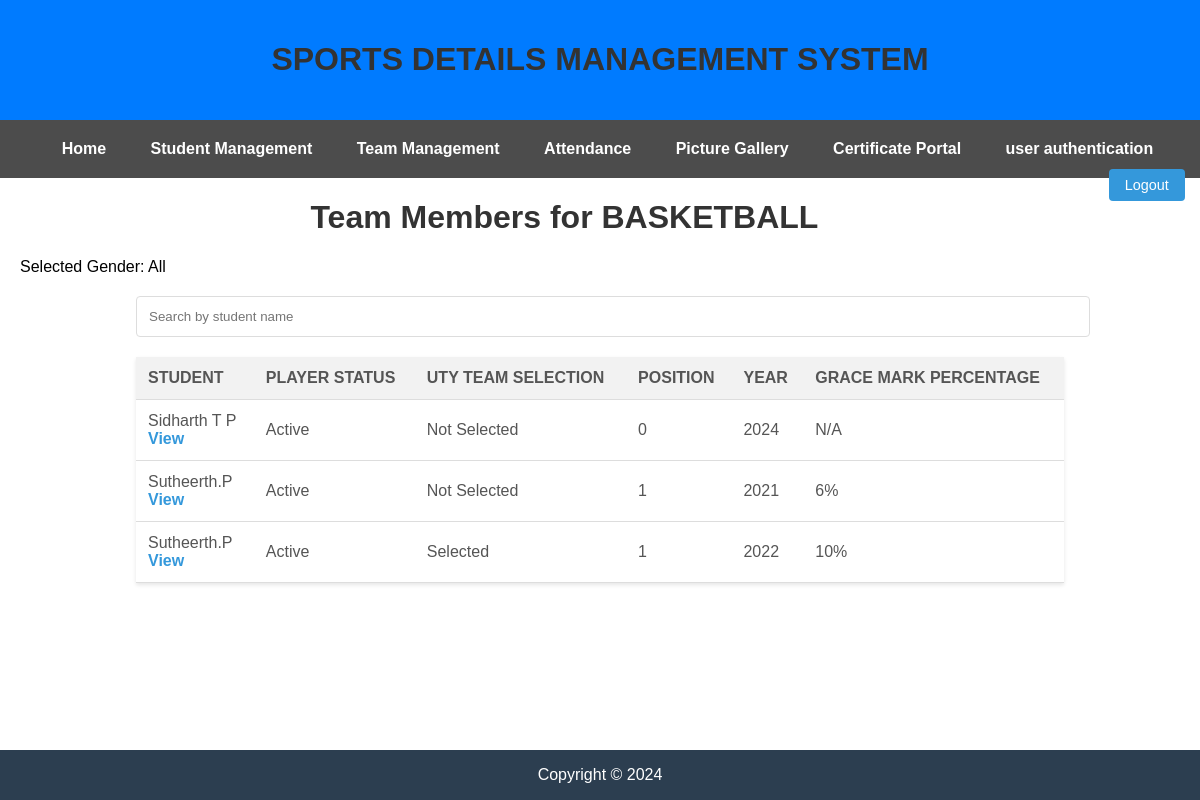
The page /view_players/1/ on the database its author committed.
### SDMSapp/models.py (models this page shows, shortened)
class Item(models.Model):
    item_name = models.CharField(max_length=50)
    ITEM_TYPE = [
         ('SPORTS', 'SPORTS'),
         ('ATHLETICS', 'ATHLETICS'),
    ]
    item_type = models.CharField(max_length=50,  choices=ITEM_TYPE, default='Active')
    no_of_players = models.IntegerField()

class Stud_item(models.Model):
    stud = models.ForeignKey(Student, on_delete=models.CASCADE, null=True)
    item = models.ForeignKey(Item, on_delete=models.CASCADE, null=True)
    PLAYER_STATUS_CHOICES = [
        ('Active', 'Active'),
        ('Inactive', 'Inactive'),
    ]
    player_status = models.CharField(max_length=10, choices=PLAYER_STATUS_CHOICES, default='Active')
    UTY_SELECTION_STATUS_CHOICES = [
        ('Selected', 'Selected'),
        ('Not Selected', 'Not Selected'),
    ]
    uty_team_selection = models.CharField(max_length=20, choices=UTY_SELECTION_STATUS_CHOICES, default='Not Selected')
    position = models.IntegerField(default=0)
    year = models.IntegerField(default=0)
    GENDER_CHOICES = [
        ('Male', 'Male'),
        ('Female', 'Female'),
    ]
    gender = models.CharField(max_length=10, choices=GENDER_CHOICES, default='Male')

class Student(models.Model):
    name = models.CharField(max_length=50)
    year_of_admission = models.IntegerField()
    admission_no = models.IntegerField()
    programme_id = models.ForeignKey(Programme, on_delete=models.CASCADE, null=True)
    uty_reg_no = models.CharField(max_length=50, unique = True)
    GENDER_CHOICES = [
        ('Male', 'Male'),
        ('Female', 'Female'),
    ]
    gender = models.CharField(max_length=10, choices=GENDER_CHOICES, default='Male')
    place = models.CharField(max_length=50)
    department = models.ForeignKey(Department, on_delete=models.CASCADE, null=True)
    phone_number = models.CharField(
        max_length=10,
        validators=[RegexValidator(regex='^\d{10}$', message='Phone number must be 10 to 15 digits')],
        default = 0
    )
    aadhar_number = models.CharField(
        max_length=12,
        validators=[RegexValidator(regex='^\d{12}$', message='Aadhaar number must be exactly 16 digits')],
        default = 0
    )
    dob = models.DateField(null =True)
    city = models.CharField(max_length=50)
    district = models.CharField(max_length=50)
    DISTRICT = [
    ('ALAPPUZHA', 'Alappuzha'),
    ('ERNAKULAM', 'Ernakulam'),
    ('IDUKKI', 'Idukki'),
    ('KANNUR', 'Kannur'),
    ('KASARAGOD', 'Kasaragod'),
    ('KOLLAM', 'Kollam'),
    ('KOTTAYAM', 'Kottayam'),
    ('KOZHIKODE', 'Kozhikode'),
    ('MALAPPURAM', 'Malappuram'),
    ('PALAKKAD', 'Palakkad'),
    ('PATHANAMTHITTA', 'Pathanamthitta'),
    ('THIRUVANANTHAPURAM', 'Thiruvananthapuram'),
    ('THRISSUR', 'Thrissur'),
    ('WAYANAD', 'Wayanad'),
]
    district = models.CharField(max_length=50,  choices=DISTRICT, default='Active')
    pincode = models.CharField(max_length=50)

### SDMSapp/views.py (the view)
# urls.py: path('view_players/<int:item_id>/', view_players, name='view_players'),
def view_players(request, item_id):
    item = get_object_or_404(Item, pk=item_id)
    selected_year = request.GET.get('year', '')  # Get selected year from query params
    selected_gender = request.GET.get('gender', '')  # Get selected gender from query params
    stud_items = Stud_item.objects.filter(item_id=item_id)
    if selected_year:
        stud_items = stud_items.filter(year=selected_year)
    if selected_gender:
        stud_items = stud_items.filter(stud__gender=selected_gender)
    context = {
        'item': item,
        'stud_items': stud_items,
        'selected_year': selected_year,
        'selected_gender': selected_gender,
    }
    return render(request, 'SDMSapp/view_players.html', context)

### SDMSapp/templates/SDMSapp/view_players.html (shortened to what this page needs)
{% extends 'SDMSapp/base.html' %}
{% block content %}
<!DOCTYPE html>
<html>
<head>
</head>
<body>
    <h1>Team Members{{ year }} for {{ item.item_name }}</h1>
    <p>Selected Gender: {% if selected_gender %}{{ selected_gender }}{% else %}All{% endif %}</p>
    <div class="search-container">
        <input type="text" id="searchInput" placeholder="Search by student name" onkeyup="searchTable()">
    </div>
    <table id="membersTable">
        <thead>
            <tr>
                <th>Student</th>
                <th>Player Status</th>
                <th>UTY Team Selection</th>
                <th>Position</th>
                <th>Year</th>
                <th>Grace Mark Percentage</th>
            </tr>
        </thead>
        <tbody>
            {% for stud_item in stud_items %}
                <tr>
                    <td>{{ stud_item.stud.name }}<a href="{% url 'view_profile' stud_item.stud.uty_reg_no %}"><br>View</a></td>
                    <td>{{ stud_item.player_status }}</td>
                    <td>{{ stud_item.uty_team_selection }}</td>
                    <td>{{ stud_item.position }}</td>
                    <td>{{ stud_item.year }}</td>
                    <td>
                        {% if stud_item.uty_team_selection and stud_item.position %}
                            <script>
                                function calculateGraceMark(teamSelection, position) {
                                    let graceMarks = 0;
                                    // Define grace marks mappings based on team selection and position
                                    const graceMarksMap = {
                                        'Selected': {
                                            'default': 7,
                                            '3': 8,
                                            '2': 9,
                                            '1': 10
                                        },
                                        'Not Selected': {
                                            '1': 6,
                                            '2': 5,
                                            '3': 4,
                                            'default': 0
                                        }
                                    };
                                    // Check if the team selection and position exist in the map
                                    if (teamSelection in graceMarksMap) {
                                        graceMarks = graceMarksMap[teamSelection][position] || graceMarksMap[teamSelection]['default'];
                                    }
                                    return graceMarks;
                                }
                                document.write(calculateGraceMark('{{ stud_item.uty_team_selection }}', '{{ stud_item.position }}') + '%');
                            </script>
                        {% else %}
                            N/A
                        {% endif %}
                    </td>
                </tr>
            {% endfor %}
        </tbody>
    </table>
</body>
</html>
{% endblock content %}

### SDMSapp/templates/SDMSapp/base.html (style rules this page uses)
body { font-family: Arial, sans-serif; margin: 0; padding: 0; }

### SDMSapp/templates/SDMSapp/view_players.html (style rules this page uses)
h1 { text-align: center; color: #333; }
table { width: 80%; margin: 20px auto; border-collapse: collapse; background-color: #fff; box-shadow: 0 2px 4px rgba(0, 0, 0, 0.1); }
th, td { padding: 12px; text-align: left; border-bottom: 1px solid #ddd; }
th { background-color: #f2f2f2; font-weight: bold; text-transform: uppercase; color: #555; }
td { color: #555; }
a { text-decoration: none; color: #3498db; font-weight: bold; }
.search-container { width: 80%; margin: 20px auto; }
.search-container input { width: 100%; padding: 12px; border: 1px solid #ddd; border-radius: 4px; }

### rows shown on the page
Item: item_name "BASKETBALL"
Stud_item: stud.name "Sidharth T P", player_status "Active", uty_team_selection "Not Selected", position "0", year "2024", shows "N/A"
Stud_item: stud.name "Sutheerth.P", player_status "Active", uty_team_selection "Not Selected", position "1", year "2021"
Stud_item: stud.name "Sutheerth.P", player_status "Active", uty_team_selection "Selected", position "1", year "2022"
